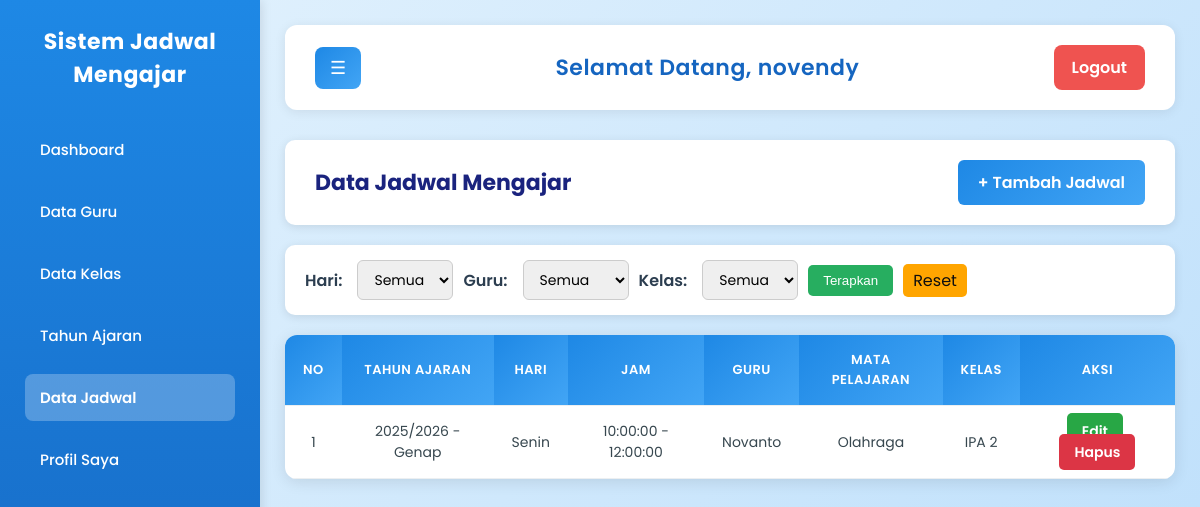
The page /pages/dashboard.php?page=data_jadwal (signed in) on the database its author committed.
### tables this page shows
CREATE TABLE `jadwal` (
  `id` int(11) NOT NULL,
  `id_guru` int(11) DEFAULT NULL,
  `id_kelas` int(11) DEFAULT NULL,
  `hari` enum('Senin','Selasa','Rabu','Kamis','Jumat','Sabtu') NOT NULL,
  `jam_mulai` time DEFAULT NULL,
  `jam_selesai` time DEFAULT NULL,
  `tahun_ajaran_id` int(11) NOT NULL
);

CREATE TABLE `tahun_ajaran` (
  `id_tahun_ajaran` int(11) NOT NULL,
  `tahun_ajaran` varchar(20) NOT NULL,
  `semester` enum('Ganjil','Genap') NOT NULL,
  `STATUS` enum('Aktif','Nonaktif') DEFAULT 'Nonaktif'
);

CREATE TABLE `guru` (
  `id` int(11) NOT NULL,
  `nama_guru` varchar(100) NOT NULL,
  `nip` varchar(50) DEFAULT NULL,
  `mapel` varchar(100) NOT NULL,
  `no_hp` varchar(20) DEFAULT NULL,
  `email` varchar(100) DEFAULT NULL
);

CREATE TABLE `kelas` (
  `id` int(11) NOT NULL,
  `nama_kelas` varchar(50) DEFAULT NULL,
  `tingkat` varchar(10) DEFAULT NULL
);

### pages/jadwal/data_jadwal.php (the view, shortened to what this page needs)
<?php
include '../config/database.php';
$query = "
    SELECT j.*, g.nama_guru, g.mapel, k.nama_kelas, k.tingkat,
           ta.tahun_ajaran, ta.semester
    FROM jadwal j
    LEFT JOIN guru g ON j.id_guru = g.id
    LEFT JOIN kelas k ON j.id_kelas = k.id
    LEFT JOIN tahun_ajaran ta ON j.tahun_ajaran_id = ta.id_tahun_ajaran
    WHERE 1=1
";
$query .= "
    ORDER BY FIELD(j.hari,'Senin','Selasa','Rabu','Kamis','Jumat','Sabtu'), j.jam_mulai
";
$result = mysqli_query($conn, $query);
?>
<div class="data-section">
  <div class="data-header">
    <h2>Data Jadwal Mengajar</h2>
    <a href="dashboard.php?page=tambah_jadwal" class="btn-tambah">+ Tambah Jadwal</a>
  </div>
  <form method="GET" class="filter-form">
    <label>Hari:</label>
    <select name="hari">
      <option value="">Semua</option>
    </select>
    <label>Guru:</label>
    <select name="guru">
      <option value="">Semua</option>
    </select>
    <label>Kelas:</label>
    <select name="kelas">
      <option value="">Semua</option>
    </select>
    <button type="submit" class="btn-filter">Terapkan</button>
    <a href="dashboard.php?page=data_jadwal" class="btn-reset">Reset</a>
  </form>
  <table class="data-table">
    <thead>
      <tr>
        <th>No</th>
        <th>Tahun Ajaran</th>
        <th>Hari</th>
        <th>Jam</th>
        <th>Guru</th>
        <th>Mata Pelajaran</th>
        <th>Kelas</th>
        <th>Aksi</th>
      </tr>
    </thead>
    <tbody>
      <?php
      $no = 1;
      if (mysqli_num_rows($result) > 0) {
        while ($row = mysqli_fetch_assoc($result)) {
          echo "<tr>
                  <td>{$no}</td>
                  <td>{$row['tahun_ajaran']} - {$row['semester']}</td>
                  <td>{$row['hari']}</td>
                  <td>{$row['jam_mulai']} - {$row['jam_selesai']}</td>
                  <td>{$row['nama_guru']}</td>
                  <td>{$row['mapel']}</td>
                  <td>{$row['nama_kelas']}</td>
                  <td>
                    <a href='dashboard.php?page=edit_jadwal&id={$row['id']}' class='btn-edit'>Edit</a>
                    <a href='dashboard.php?page=data_jadwal&hapus=1&id={$row['id']}' class='btn-delete' onclick=\"return confirm('Yakin ingin menghapus data ini?')\">Hapus</a>
                  </td>
                </tr>";
          $no++;
        }
      } else {
        echo "<tr><td colspan='7' style='text-align:center;'>Data tidak ditemukan</td></tr>";
      }
      ?>
    </tbody>
  </table>
</div>

### pages/dashboard.php (shortened to what this page needs)
<?php
include '../config/database.php';
$page = $_GET['page'] ?? 'home';
$total_guru = mysqli_fetch_assoc(mysqli_query($conn, "SELECT COUNT(*) AS total FROM guru"))['total'];
$total_kelas = mysqli_fetch_assoc(mysqli_query($conn, "SELECT COUNT(*) AS total FROM kelas"))['total'];
$total_jadwal = mysqli_fetch_assoc(mysqli_query($conn, "SELECT COUNT(*) AS total FROM jadwal"))['total'];
$pages_map = [
    'data_guru' => 'guru/data_guru.php',
    'tambah_guru' => 'guru/tambah_guru.php',
    'edit_guru' => 'guru/edit_guru.php',
    'data_kelas' => 'kelas/data_kelas.php',
    'tambah_kelas' => 'kelas/tambah_kelas.php',
    'edit_kelas' => 'kelas/edit_kelas.php',
    'data_tahun' => 'tahun/data_tahun.php',
    'tambah_tahun' => 'tahun/tambah_tahun.php',
    'edit_tahun' => 'tahun/edit_tahun.php',
    'data_jadwal' => 'jadwal/data_jadwal.php',
    'tambah_jadwal' => 'jadwal/tambah_jadwal.php',
    'edit_jadwal' => 'jadwal/edit_jadwal.php',
    'profile' => 'user/profile.php',
    'edit_profile' => 'user/edit_profile.php',
    'ubah_password' => 'user/ubah_password.php'
];
?>
<!DOCTYPE html>
<html lang="id">
<head>
    <link rel="stylesheet" href="../assets/css/dashboard.css">
</head>
<body>
    <div class="sidebar" id="sidebar">
        <h2>Sistem Jadwal Mengajar</h2>
        <ul>
            <li><a href="dashboard.php" <?= ($page == 'home') ? 'class="active"' : '' ?>>Dashboard</a></li>
            <li><a href="?page=data_guru" <?= ($page == 'data_guru' || $page == 'tambah_guru' || $page == 'edit_guru') ? 'class="active"' : '' ?>>Data Guru</a></li>
            <li><a href="?page=data_kelas" <?= ($page == 'data_kelas' || $page == 'tambah_kelas' || $page == 'edit_kelas') ? 'class="active"' : '' ?>>Data Kelas</a></li>
            <li><a href="?page=data_tahun" <?= ($page == 'data_tahun' || $page == 'tambah_tahun' || $page == 'edit_tahun') ? 'class="active"' : '' ?>>Tahun Ajaran</a></li>
            <li><a href="?page=data_jadwal" <?= ($page == 'data_jadwal' || $page == 'tambah_jadwal' || $page == 'edit_jadwal') ? 'class="active"' : '' ?>>Data Jadwal</a></li>
            <li><a href="?page=profile" <?= ($page == 'profile' || $page == 'edit_profile' || $page == 'ubah_password') ? 'class="active"' : '' ?>>Profil Saya</a></li>
        </ul>
    </div>
    <div class="main-content">
        <header>
            <button id="toggle-btn">☰</button>
            <h1>Selamat Datang, <?= htmlspecialchars($_SESSION['user']) ?></h1>
            <a href="../auth/logout.php" class="logout-btn">Logout</a>
        </header>
        <section class="dashboard-content">
            <?php if ($page == 'home') { ?>
                <div class="card">
                    <h3>Data Guru</h3>
                    <p>Total: <strong><?= $total_guru ?></strong> guru terdaftar</p>
                    <a href="?page=data_guru" class="btn">Lihat Data</a>
                </div>
                <div class="card">
                    <h3>Data Kelas</h3>
                    <p>Total: <strong><?= $total_kelas ?></strong> kelas tersedia</p>
                    <a href="?page=data_kelas" class="btn">Lihat Data</a>
                </div>
                <div class="card">
                    <h3>Jadwal Mengajar</h3>
                    <p>Total: <strong><?= $total_jadwal ?></strong> jadwal tersimpan</p>
                    <a href="?page=data_jadwal" class="btn">Lihat Data</a>
                </div>
                <?php
            } else {
                if (array_key_exists($page, $pages_map)) {
                    include $pages_map[$page];
                } else {
                    echo "<p style='text-align:center; margin-top:50px;'>Halaman tidak ditemukan!</p>";
                }
            }
            ?>
        </section>
    </div>
</body>
</html>

### assets/css/dashboard.css (style rules this page uses)
* { margin: 0; padding: 0; box-sizing: border-box; }
body { font-family: 'Poppins', sans-serif; background: linear-gradient(135deg, #e3f2fd 0%, #bbdefb 100%); min-height: 100vh; display: flex; color: #2c3e50; }
.sidebar { width: 260px; background: linear-gradient(180deg, #1e88e5 0%, #1565c0 100%); color: white; padding: 25px; position: fixed; height: 100vh; overflow-y: auto; transition: all 0.3s ease; box-shadow: 2px 0 10px rgba(0, 0, 0, 0.1); z-index: 100; }
.sidebar h2 { font-size: 22px; font-weight: 700; text-align: center; margin-bottom: 35px; letter-spacing: 0.5px; }
.sidebar ul { list-style: none; }
.sidebar ul li { margin-bottom: 15px; }
.sidebar ul li a { display: flex; align-items: center; gap: 10px; padding: 12px 15px; color: white; text-decoration: none; border-radius: 8px; transition: all 0.3s; font-size: 15px; font-weight: 500; }
.sidebar ul li a.active { background: rgba(255, 255, 255, 0.25); font-weight: 600; }
.main-content { flex: 1; margin-left: 260px; padding: 25px; transition: margin-left 0.3s ease; }
header { background: white; padding: 20px 30px; border-radius: 12px; display: flex; justify-content: space-between; align-items: center; box-shadow: 0 2px 12px rgba(0, 0, 0, 0.08); margin-bottom: 30px; }
header h1 { font-size: 22px; font-weight: 600; color: #1565c0; letter-spacing: 0.5px; }
#toggle-btn { background: linear-gradient(135deg, #1e88e5 0%, #42a5f5 100%); color: white; border: none; padding: 10px 15px; border-radius: 8px; cursor: pointer; font-size: 18px; transition: all 0.3s; }
.logout-btn { background: #ef5350; color: white; padding: 10px 18px; border-radius: 8px; text-decoration: none; font-weight: 600; transition: all 0.3s; }
.dashboard-content { display: grid; grid-template-columns: repeat(auto-fit, minmax(280px, 1fr)); gap: 25px; }
.data-header { background: white; padding: 20px 30px; border-radius: 10px; box-shadow: 0 2px 10px rgba(0, 0, 0, 0.1); margin-bottom: 20px; display: flex; justify-content: space-between; align-items: center; }
.data-header h2 { color: #1a237e; font-size: 22px; font-weight: 700; }
.btn-tambah { background: linear-gradient(135deg, #1e88e5 0%, #42a5f5 100%); color: white; padding: 10px 20px; border-radius: 6px; text-decoration: none; font-weight: 600; transition: all 0.3s; }
.data-table { width: 100%; border-collapse: collapse; background: white; border-radius: 12px; overflow: hidden; box-shadow: 0 3px 15px rgba(0, 0, 0, 0.1); }
.data-table th, .data-table td { padding: 15px 18px; text-align: center; border-bottom: 1px solid #eceff1; }
.data-table th { background: linear-gradient(135deg, #1e88e5 0%, #42a5f5 100%); color: white; font-weight: 600; text-transform: uppercase; font-size: 13px; letter-spacing: 0.5px; }
.data-table td { font-size: 14px; color: #37474f; }
.btn-edit { background: #28a745; color: white; padding: 8px 15px; text-decoration: none; border-radius: 5px; font-weight: 600; transition: background 0.3s; font-size: 14px; margin-right: 5px; }
.btn-delete { background: #dc3545; color: white; padding: 8px 15px; text-decoration: none; border-radius: 5px; font-weight: 600; transition: background 0.3s; font-size: 14px; }
.filter-form { background: #fff; padding: 15px 20px; border-radius: 10px; box-shadow: 0 2px 10px rgba(0, 0, 0, 0.1); display: flex; flex-wrap: wrap; gap: 10px; margin-bottom: 20px; align-items: center; }
.filter-form label { font-weight: 600; color: #2c3e50; margin-right: 5px; }
.filter-form select, .filter-form input[type="text"] { padding: 8px 12px; border-radius: 6px; border: 1px solid #ccc; font-family: 'Poppins', sans-serif; font-size: 14px; }
.btn-filter { background-color: #27ae60; color: white; padding: 8px 15px; border-radius: 5px; border: none; cursor: pointer; transition: 0.3s; }
.btn-reset { background-color: orange; color: rgb(14, 14, 14); padding: 4px 10px; border-radius: 5px; border: none; cursor: pointer; transition: 0.5s; text-decoration: none; }

### rows shown on the page
jadwal: tahun_ajaran.tahun_ajaran "2025/2026", tahun_ajaran.semester "Genap", hari "Senin", jam_mulai "10:00:00", jam_selesai "12:00:00", id_guru.nama_guru "Novanto", id_guru.mapel "Olahraga", id_kelas.nama_kelas "IPA 2"

### other values the page prints
$_SESSION['user'] "novendy"
